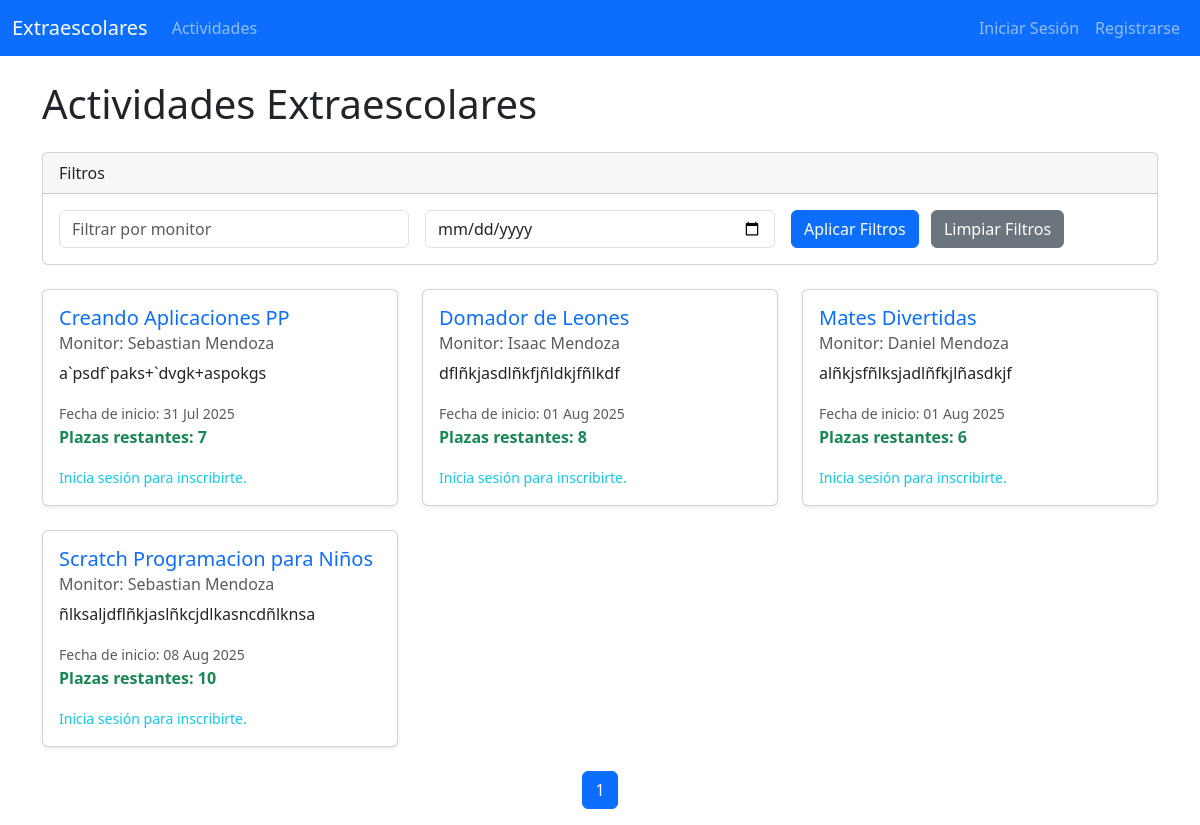
The page / on the database its author committed.
### actividades/models.py (models this page shows, shortened)
class Actividad(models.Model):
    nombre = models.CharField(max_length=200)
    descripcion = models.TextField()
    monitor = models.ForeignKey(Monitor, on_delete=models.SET_NULL, null=True, blank=True)
    plazas_maximas = models.IntegerField()
    fecha_inicio = models.DateField()
    def plazas_restantes(self):
        inscripciones_actuales = self.inscripcion_set.count()
        return self.plazas_maximas - inscripciones_actuales

class Monitor(models.Model):
    usuario = models.OneToOneField(User, on_delete=models.CASCADE, related_name='monitor_profile')
    nombre_completo = models.CharField(max_length=200)
    correo = models.EmailField(unique=True)
    especialidad = models.CharField(max_length=100, blank=True, null=True)
    def __str__(self):
        return self.nombre_completo

### actividades/views.py (the view)
# urls.py: path('', actividades_views.lista_actividades, name='lista_actividades'), # Página de inicio
def lista_actividades(request):
    actividades_list = Actividad.objects.all().order_by('fecha_inicio')
    monitor_filter = request.GET.get('monitor')
    curso_filter = request.GET.get('curso')
    fecha_filter = request.GET.get('fecha')
    if monitor_filter:
        actividades_list = actividades_list.filter(monitor__nombre_completo__icontains=monitor_filter)
    if curso_filter:
        pass
    if fecha_filter:
        actividades_list = actividades_list.filter(fecha_inicio=fecha_filter)
    paginator = Paginator(actividades_list, 5)  # 5 actividades por página
    page_number = request.GET.get('page')
    page_obj = paginator.get_page(page_number)
    context = {
        'page_obj': page_obj,
        'monitors': Actividad.objects.values_list('monitor', flat=True).distinct(),
    }
    return render(request, 'actividades/lista_actividades.html', context)

### templates/actividades/lista_actividades.html (shortened to what this page needs)
{% extends 'base.html' %}
{% block content %}
<h1 class="mb-4">Actividades Extraescolares</h1>
<div class="card mb-4">
    <div class="card-header">
        Filtros
    </div>
    <div class="card-body">
        <form method="GET" action="{% url 'lista_actividades' %}" class="row g-3 align-items-center">
            <div class="col-md-4">
                <input type="text" class="form-control" id="monitor-filter" name="monitor" placeholder="Filtrar por monitor" value="{{ request.GET.monitor }}">
            </div>
            <div class="col-md-4">
                <input type="date" class="form-control" id="fecha-filter" name="fecha" value="{{ request.GET.fecha }}">
            </div>
            <div class="col-md-auto">
                <button type="submit" class="btn btn-primary">Aplicar Filtros</button>
                <a href="{% url 'lista_actividades' %}" class="btn btn-secondary ms-2">Limpiar Filtros</a>
            </div>
        </form>
    </div>
</div>
{% if page_obj %}
    <div class="row row-cols-1 row-cols-md-2 row-cols-lg-3 g-4">
        {% for actividad in page_obj %}
        <div class="col">
            <div class="card h-100 shadow-sm">
                <div class="card-body">
                    <h5 class="card-title text-primary">{{ actividad.nombre }}</h5>
                    <h6 class="card-subtitle mb-2 text-muted">Monitor: {{ actividad.monitor }}</h6>
                    <p class="card-text">{{ actividad.descripcion|truncatechars:150 }}</p>
                    <p class="card-text">
                        <small class="text-muted">Fecha de inicio: {{ actividad.fecha_inicio|date:"d M Y" }}</small><br>
                        <strong class="{% if actividad.plazas_restantes <= 5 %}text-warning{% else %}text-success{% endif %}">
                            Plazas restantes: {{ actividad.plazas_restantes }}
                        </strong>
                    </p>
                    {% if user.is_authenticated and user.alumno %}
                        {% if actividad.plazas_restantes > 0 %}
                            <a href="{% url 'inscribirse_actividad' actividad.id %}" class="btn btn-success btn-sm">Inscribirse</a>
                        {% else %}
                            <button class="btn btn-danger btn-sm" disabled>Plazas Agotadas</button>
                        {% endif %}
                    {% elif not user.is_authenticated %}
                         <p class="card-text"><small class="text-info">Inicia sesión para inscribirte.</small></p>
                    {% endif %}
                </div>
            </div>
        </div>
        {% endfor %}
    </div>
    <nav aria-label="Page navigation" class="mt-4">
        <ul class="pagination justify-content-center">
            {% for num in page_obj.paginator.page_range %}
                {% if page_obj.number == num %}
                    <li class="page-item active"><a class="page-link" href="#">{{ num }}</a></li>
                {% elif num > page_obj.number|add:'-3' and num < page_obj.number|add:'3' %}
                    <li class="page-item"><a class="page-link" href="?page={{ num }}{% if request.GET.monitor %}&monitor={{ request.GET.monitor }}{% endif %}{% if request.GET.fecha %}&fecha={{ request.GET.fecha }}{% endif %}">{{ num }}</a></li>
                {% endif %}
            {% endfor %}
        </ul>
    </nav>
{% else %}
    <div class="alert alert-info" role="alert">
        No hay actividades disponibles en este momento.
    </div>
{% endif %}
{% endblock %}

### rows shown on the page
Actividad: nombre "Creando Aplicaciones PP", monitor "Sebastian Mendoza", descripcion "a`psdf`paks+`dvgk+aspokgs", fecha_inicio "31 Jul 2025", plazas_restantes "7"
Actividad: nombre "Domador de Leones", monitor "Isaac Mendoza", descripcion "dflñkjasdlñkfjñldkjfñlkdf", fecha_inicio "01 Aug 2025", plazas_restantes "8"
Actividad: nombre "Mates Divertidas", monitor "Daniel Mendoza", descripcion "alñkjsfñlksjadlñfkjlñasdkjf", fecha_inicio "01 Aug 2025", plazas_restantes "6"
Actividad: nombre "Scratch Programacion para Niños", monitor "Sebastian Mendoza", descripcion "ñlksaljdflñkjaslñkcjdlkasncdñlknsa", fecha_inicio "08 Aug 2025", plazas_restantes "10"

### other values the page prints
{{ num }} "1"
